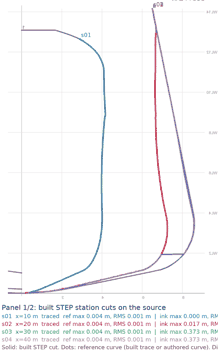
#> input picture tests/fixtures/exports/shipd-1-00679-L0/task/domain/renders/eea3af153b0c4bc1a1d615d5be3fbf9b/station-overlay-00.png, 218 x 360 px
$ python -i intake.py   (imports and definitions only)
#> lines starting #> are read from the running program, lines starting #| are printed output that depends on the picture; after the words box and inside, x2 and y2 are one past the last pixel; in counts of white or black regions, pixels touching at a corner belong together
"""Intake of a dropped drawing set: pages, proposed view regions, and a run spec.

The desktop app calls this module (through app/core/src/intake.rs) so that a
person never writes a spec file:

    python -m vessel_reconstruction.intake prepare --out DIR [--render-dpi N] FILE...
    python -m vessel_reconstruction.intake write-spec --preview PREVIEW.json --out DIR
    python -m vessel_reconstruction.intake render-page --file FILE --page N --max-side PX

``prepare`` renders every page (PDF pages through ingest._read_image, rasters
with Pillow), reads its size and dpi, runs the sheet survey and proposes view
regions with a label and a confidence. It never refuses a page: a page without a
recognised view gets one ``other`` region and a warning.

``write-spec`` takes the preview after the person's edits, copies the source
files into DIR/sources, and writes DIR/intake.json (all pages and regions) and
DIR/spec.json. The spec is sheet-only (``sections: []``): in a live draft run
the model reads stations and scale in phase 1 and the domain materializes the
sections from that reading (materialize.py). No calibration is guessed here.

Labels are code proposals from ink layout, not certified view identities.
"""
from __future__ import annotations

import argparse
import base64
import hashlib
import io
import json
import re
import shutil
import sys
from pathlib import Path

import numpy as np
from PIL import Image, ImageSequence
from scipy import ndimage

PREVIEW_SCHEMA = "marinaframe.intake.preview/1"
INTAKE_SCHEMA = "marinaframe.intake/1"
LABELS = ("body_plan", "half_breadth", "profile", "title_block", "other")
PDF_SUFFIXES = {".pdf"}
RASTER_SUFFIXES = {".png", ".tif", ".tiff", ".jpg", ".jpeg"}
# PDF pages are rendered at this resolution unless the caller asks otherwise.
DEFAULT_RENDER_DPI = 200
# Below this scan resolution thin lines lose detail.
LOW_DPI = 200
# Images smaller than this (longest side, pixels) give little room for lines.
SMALL_IMAGE_SIDE = 1000
# Region detection works on a copy with this longest side.
WORK_SIDE = 1200
THUMBNAIL_SIDE = 320
# Page previews of the app's Sources tab (render-page): a list thumbnail up to a large view.
MIN_PREVIEW_SIDE = 64
MAX_PREVIEW_SIDE = 4096
# Ink is darker than this grey level (0 black, 255 white).
INK_LEVEL = 160
# A view's region also takes in the light marks (grid lines, axes) touching its
# dark ink, so that it holds its datum lines and not only its curves.
GROUP_LEVEL = 235
# On a grey scan both levels follow the paper (its PAPER_PERCENTILE grey level):
# ink at least INK_CONTRAST, light marks at least LIGHT_CONTRAST darker.
PAPER_PERCENTILE = 90
INK_CONTRAST = 80
LIGHT_CONTRAST = 20
# Ink components smaller than this (work pixels) are scan specks.
SPECK_PIXELS = 4
# Light marks are searched at most this many box sizes around the dark ink.
LIGHT_GROWTH = 1.0
# A row or column with more ink than this fraction is a border or frame line.
FRAME_LINE_FRACTION = 0.5
# Ink is grouped into views by closing gaps of this fraction of the page side.
GROUP_GAP_FRACTION = 0.015
# Groups smaller than this fraction of the page are text or specks.
MIN_REGION_FRACTION = 0.002
# A view this many times wider than tall is a profile or half-breadth plan.
ELONGATED_ASPECT = 2.2
# Smallest share of the page for a body plan panel.
MIN_BODY_FRACTION = 0.01
# A body plan panel (one station or a half body plan) can be tall and narrow.
MIN_BODY_ASPECT = 0.3
# A title block is at most this share of the page.
MAX_TITLE_FRACTION = 0.15
# Text boxes per megapixel of region above which a region reads as text.
TEXT_DENSITY = 120.0
# A frame line covers more than this fraction of each side of a framed block.
FRAME_SIDE_FRACTION = 0.8
# Share of the box size searched inward from each side for a frame line.
FRAME_SEARCH_FRACTION = 0.08


class IntakeError(ValueError):
    """A file that cannot be read at all (the other pages still continue)."""


# ------------------------------------------------------------------ pages
# [98 lines left out: functions _dpi_of, _on_paper, _pdf_pages, _raster_pages, read_pages, render_page and 1 more, not called in this run]


# ------------------------------------------------------------------ regions
def _gray(image: np.ndarray) -> np.ndarray:
    return image.mean(axis=2) if image.ndim == 3 else image.astype(float)


def ink_levels(gray: np.ndarray) -> tuple[float, float]:
    """Grey levels below which a page is dark ink and light marks (grid, axes).

    A scan's paper is grey and noisy, not white: both levels sit at least
    INK_CONTRAST and LIGHT_CONTRAST below the paper, and never above the
    levels of a clean white sheet.
    """
    paper = float(np.percentile(gray, PAPER_PERCENTILE))
    return min(INK_LEVEL, paper - INK_CONTRAST), min(GROUP_LEVEL, paper - LIGHT_CONTRAST)


def ink_groups(image: np.ndarray) -> list[list[int]]:
    """Boxes (page pixels) of the separate ink groups on the page, largest first."""
    height, width = image.shape[:2]
    step = max(1, int(np.ceil(max(height, width) / WORK_SIDE)))
    gray = _gray(image)[::step, ::step]
    ink_level, light_level = ink_levels(gray)
    ink = gray < ink_level
    # Scan specks would bridge the gaps between views.
    labels, _ = ndimage.label(ink, structure=np.ones((3, 3)))
    sizes = np.bincount(labels.ravel())
    ink &= (sizes >= SPECK_PIXELS)[labels]
    # Sheet borders and frames would join every view into one group.
    ink[ink.mean(axis=1) > FRAME_LINE_FRACTION, :] = False
    ink[:, ink.mean(axis=0) > FRAME_LINE_FRACTION] = False
    gap = max(3, round(GROUP_GAP_FRACTION * max(ink.shape)))
    grouped = ndimage.binary_closing(ink, structure=np.ones((gap, gap)))
    grouped = ndimage.binary_dilation(grouped, structure=np.ones((gap // 2 + 1, gap // 2 + 1)))
    labels, _ = ndimage.label(grouped)
    boxes = []
    minimum = MIN_REGION_FRACTION * ink.shape[0] * ink.shape[1]
    for found in ndimage.find_objects(labels):
        if found is None:
            continue
        rows, cols = found
        if (rows.stop - rows.start) * (cols.stop - cols.start) < minimum:
            continue
        boxes.append([cols.start, rows.start, cols.stop, rows.stop])
    boxes = _merge_overlapping([_with_light_marks(gray, box, light_level) for box in boxes])
    boxes = [[b[0] * step, b[1] * step, min(width, b[2] * step), min(height, b[3] * step)] for b in boxes]
    return sorted(boxes, key=lambda b: (b[2] - b[0]) * (b[3] - b[1]), reverse=True)


def _with_light_marks(gray: np.ndarray, box: list[int], light_level: float = GROUP_LEVEL) -> list[int]:
    """Grow a dark-ink box over the light grid and axes it touches.

    Grid lines are lighter than hull lines; a view's region must hold them, since
    the datums (centreline, baseline) are drawn there. The search stays within
    LIGHT_GROWTH times the box size, so paper noise cannot grow it far.
    """
    left, top, right, bottom = box
    grow_x, grow_y = int(LIGHT_GROWTH * (right - left)), int(LIGHT_GROWTH * (bottom - top))
    window = [max(0, left - grow_x), max(0, top - grow_y),
              min(gray.shape[1], right + grow_x), min(gray.shape[0], bottom + grow_y)]
    light = gray[window[1]:window[3], window[0]:window[2]] < light_level
    labels, _ = ndimage.label(light, structure=np.ones((3, 3)))
    inner = labels[top - window[1]:bottom - window[1], left - window[0]:right - window[0]]
    touching = set(np.unique(inner)) - {0}
    if not touching:
        return box
    rows, cols = np.nonzero(np.isin(labels, list(touching)))
    grown = [window[0] + int(cols.min()), window[1] + int(rows.min()),
             window[0] + int(cols.max()) + 1, window[1] + int(rows.max()) + 1]
    # Light marks touching from everywhere (paper noise of a degraded scan) fill
    # the whole search window; keep the dark-ink box then.
    if grown[0] <= window[0] and grown[1] <= window[1] and grown[2] >= window[2] and grown[3] >= window[3] \
            and (left, top, right, bottom) != tuple(window):
        return box
    return [min(grown[0], left), min(grown[1], top), max(grown[2], right), max(grown[3], bottom)]


def _merge_overlapping(boxes: list[list[int]]) -> list[list[int]]:
    merged = [list(b) for b in boxes]
    changed = True
    while changed:
        changed = False
        for i in range(len(merged)):
            for j in range(i + 1, len(merged)):
                a, b = merged[i], merged[j]
                if a[0] < b[2] and b[0] < a[2] and a[1] < b[3] and b[1] < a[3]:
                    merged[i] = [min(a[0], b[0]), min(a[1], b[1]), max(a[2], b[2]), max(a[3], b[3])]
                    del merged[j]
                    changed = True
                    break
            if changed:
                break
    return merged


# [169 lines left out: functions _survey, framed, _features, classify, page_warnings, survey_page and 4 more, not called in this run]


# ------------------------------------------------------------------ write spec
def _sha256(path: Path) -> str:
    return hashlib.sha256(path.read_bytes()).hexdigest()


def _slug(text: str) -> str:
    slug = re.sub(r"[^a-z0-9]+", "-", str(text or "").lower()).strip("-")
    return slug[:64] or "vessel"


# [46 lines left out: functions spec_page, _copy_sources, _spec_source, not called in this run]


# A reduced source fills this share of the worker's pixel budget (margin for rounding).
REDUCED_SHARE_OF_BUDGET = 0.98


def _worker_pixel_budget() -> int:
    from .resources import DEFAULT_POLICY
    return DEFAULT_POLICY.pixels


# [121 lines left out: functions _reduced_source, _constraints, _body_plan_reading, write_spec, main, not called in this run]


# [2 lines not run here, left out]

>>> import cv2
>>> picture = cv2.imread('../../tests/fixtures/exports/shipd-1-00679-L0/task/domain/renders/eea3af153b0c4bc1a1d615d5be3fbf9b/station-overlay-00.png', cv2.IMREAD_GRAYSCALE)
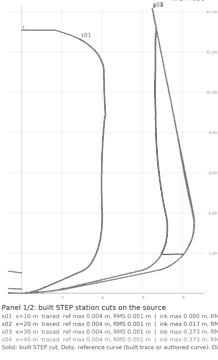
#> picture: shape (360, 218); min 115, max 255, mean 248.4
>>> result = ink_groups(picture)
#> in ink_levels, `paper = float(np.percentile(gray, PAPER_PERCENTILE))`: paper = 255
#> in ink_groups, `ink_level, light_level = ink_levels(gray)`: ink_level = 160; light_level = 235
#> in ink_groups, `ink = gray < ink_level`:
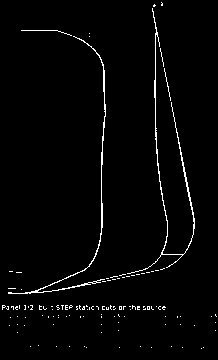
#> ink: shape (360, 218) bool; 2.2% white in thin lines or dots
#> in ink_groups, `labels, _ = ndimage.label(ink, structure=np.ones((3, 3)))`: labels: shape (360, 218) int32; 121 distinct labels, from 0 to 120
#> in ink_groups, `sizes = np.bincount(labels.ravel())`: sizes = 121 values, max 76768 at index 0, min 1 at index 5, mean 648.6
#> in ink_groups, `ink &= (sizes >= SPECK_PIXELS)[labels]`:
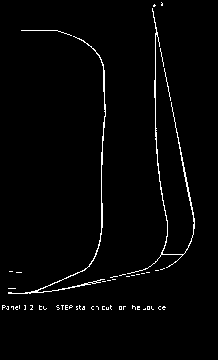
#> ink: shape (360, 218) bool; 2.1% white in thin lines or dots, all inside (x1, y1, x2, y2) = (2, 2, 195, 310)
#> in ink_groups, `grouped = ndimage.binary_closing(ink, structure=np.ones((gap, gap)))`: grouped: shape (360, 218) bool; 2.7% white; 16 white regions (5 under 20 px), largest, box (x1, y1, x2, y2) and area: (119, 4, 195, 277) 817, (8, 36, 118, 294) 705, (2, 305, 33, 310) 135
#> in ink_groups, `grouped = ndimage.binary_dilation(grouped, structure=np.ones((gap // 2..`: grouped: shape (360, 218) bool; 6.2% white; 11 white regions (1 under 20 px), largest, box (x1, y1, x2, y2) and area: (7, 3, 196, 295) 3984, (1, 304, 34, 311) 215, (55, 304, 86, 311) 193
#> in ink_groups, `labels, _ = ndimage.label(grouped)`: labels: shape (360, 218) int32; 12 distinct labels, from 0 to 11
#> the loop in ink_groups, `for found in ndimage.find_objects(labels):` made 11 passes
#> after the loop in ink_groups, `for found in ndimage.find_objects(labels):`: boxes = [[7, 3, 196, 295], [1, 304, 34, 311], [55, 304, 86, 311], [90, 304, 113, 311], [131, 304, 155, 311]]
#> in _with_light_marks, `light = gray[window[1]:window[3], window[0]:window[2]] < light_level`: light: shape (360, 218) bool; 8.4% white in thin lines or dots
#> in _with_light_marks, `labels, _ = ndimage.label(light, structure=np.ones((3, 3)))`: labels: shape (360, 218) int32; 147 distinct labels, from 0 to 146
#> in _with_light_marks, `inner = labels[top - window[1]:bottom - window[1], left - window[0]:ri..`:
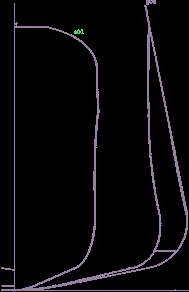
#> inner: shape (292, 189) int32; 3 distinct labels, from 0 to 12; one colour per label, 0 black
#> in _with_light_marks, `touching = set(np.unique(inner)) - {0}`: touching = 2 items
#> in _with_light_marks, `rows, cols = np.nonzero(np.isin(labels, list(touching)))`: rows = 3154 values from 2 to 295; cols = 3154 values, max 204 at index 3151, min 8 at index 2324, mean 115.7
#> in _with_light_marks, `grown = [window[0] + int(cols.min()), window[1] + int(rows.min()), win..`: grown = [8, 2, 205, 296]
#> in _with_light_marks (call 2), `light = gray[window[1]:window[3], window[0]:window[2]] < light_level`: light: shape (21, 67) bool; 26.4% white; 12 white regions (6 under 20 px), largest, box (x1, y1, x2, y2) and area: (2, 7, 21, 13) 74, (38, 7, 54, 13) 66, (41, 17, 59, 21) 50, (56, 7, 67, 13) 46, (23, 7, 36, 14) 43, (24, 17, 31, 21) 22
#> in _with_light_marks (call 2), `labels, _ = ndimage.label(light, structure=np.ones((3, 3)))`: labels: shape (21, 67) int32; 13 distinct labels, from 0 to 12
#> call 3 of _with_light_marks, with light_level = 235
#> in _with_light_marks (call 3), `left, top, right, bottom = box`: left = 55; right = 86
#> in _with_light_marks (call 3), `grow_x, grow_y = int(LIGHT_GROWTH * (right - left)), int(LIGHT_GROWTH ..`: grow_x = 31
#> in _with_light_marks (call 3), `window = [max(0, left - grow_x), max(0, top - grow_y), min(gray.shape[..`: window = [24, 297, 117, 318]
#> in _with_light_marks (call 3), `light = gray[window[1]:window[3], window[0]:window[2]] < light_level`: light: shape (21, 93) bool; 27.5% white in thin lines or dots
#> in _with_light_marks (call 3), `labels, _ = ndimage.label(light, structure=np.ones((3, 3)))`:
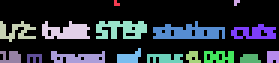
#> labels: shape (21, 93) int32 (shown 3 times larger); 17 distinct labels, from 0 to 16; one colour per label, 0 black
#> in _with_light_marks (call 3), `rows, cols = np.nonzero(np.isin(labels, list(touching)))`: rows = 162 values from 7 to 12; cols = 162 values, max 74 at index 67, min 32 at index 12, mean 52.36
#> in _with_light_marks (call 3), `grown = [window[0] + int(cols.min()), window[1] + int(rows.min()), win..`: grown = [56, 304, 99, 310]
#> call 4 of _with_light_marks, with light_level = 235
#> in _with_light_marks (call 4), `left, top, right, bottom = box`: left = 90; right = 113
#> in _with_light_marks (call 4), `grow_x, grow_y = int(LIGHT_GROWTH * (right - left)), int(LIGHT_GROWTH ..`: grow_x = 23
#> in _with_light_marks (call 4), `window = [max(0, left - grow_x), max(0, top - grow_y), min(gray.shape[..`: window = [67, 297, 136, 318]
#> in _with_light_marks (call 4), `light = gray[window[1]:window[3], window[0]:window[2]] < light_level`: light: shape (21, 69) bool; 27.5% white in thin lines or dots
#> in _with_light_marks (call 4), `labels, _ = ndimage.label(light, structure=np.ones((3, 3)))`:
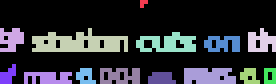
#> labels: shape (21, 69) int32 (shown 4 times larger); 15 distinct labels, from 0 to 14; one colour per label, 0 black
#> in _with_light_marks (call 4), `rows, cols = np.nonzero(np.isin(labels, list(touching)))`: rows = 138 values from 7 to 12; cols = 138 values, max 48 at index 43, min 8 at index 8, mean 27.01
#> in _with_light_marks (call 4), `grown = [window[0] + int(cols.min()), window[1] + int(rows.min()), win..`: grown = [75, 304, 116, 310]
#> in _with_light_marks (call 5), `left, top, right, bottom = box`: left = 131; right = 155
#> in _with_light_marks (call 5), `grow_x, grow_y = int(LIGHT_GROWTH * (right - left)), int(LIGHT_GROWTH ..`: grow_x = 24
#> in _with_light_marks (call 5), `window = [max(0, left - grow_x), max(0, top - grow_y), min(gray.shape[..`: window = [107, 297, 179, 318]
#> in _with_light_marks (call 5), `light = gray[window[1]:window[3], window[0]:window[2]] < light_level`: light: shape (21, 72) bool; 23.1% white in thin lines or dots
#> in _with_light_marks (call 5), `labels, _ = ndimage.label(light, structure=np.ones((3, 3)))`:
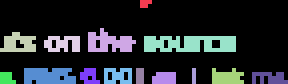
#> labels: shape (21, 72) int32 (shown 4 times larger); 15 distinct labels, from 0 to 14; one colour per label, 0 black
#> in _with_light_marks (call 5), `rows, cols = np.nonzero(np.isin(labels, list(touching)))`: rows = 120 values from 7 to 12; cols = 120 values, max 58 at index 34, min 22 at index 1, mean 39.67
#> in _with_light_marks (call 5), `grown = [window[0] + int(cols.min()), window[1] + int(rows.min()), win..`: grown = [129, 304, 166, 310]
#> in _merge_overlapping, `merged = [list(b) for b in boxes]`: merged = [[7, 2, 205, 296], [1, 304, 36, 311], [55, 304, 99, 311], [75, 304, 116, 311], [129, 304, 166, 311]]
#> after the loop in _merge_overlapping, `while changed:`: merged = [[7, 2, 205, 296], [1, 304, 36, 311], [55, 304, 116, 311], [129, 304, 166, 311]]
#> in ink_groups, `boxes = _merge_overlapping([_with_light_marks(gray, box, light_level) ..`: boxes has the same summary as merged in _merge_overlapping
#> result = [[7, 2, 205, 296], [55, 304, 116, 311], [129, 304, 166, 311], [1, 304, 36, 311]]

$ run again, on app/ui/mock/files/crop-st12.png
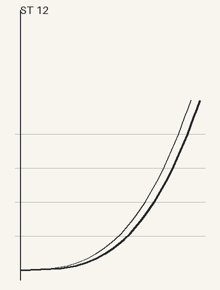
#> input picture app/ui/mock/files/crop-st12.png, 220 x 290 px
#> paper = 244
#> ink_level = 160; light_level = 224
#> in ink_groups, `ink = gray < ink_level`:
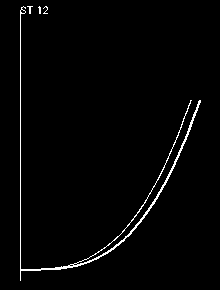
#> ink: shape (290, 220) bool; 1.8% white in thin lines or dots, all inside (x1, y1, x2, y2) = (20, 6, 201, 281)
#> sizes = [62620, 1128, 20, 16, 16]
#> the loop in ink_groups, `for found in ndimage.find_objects(labels):` made 3 passes
#> after the loop in ink_groups, `for found in ndimage.find_objects(labels):`: boxes = [[20, 5, 34, 15], [20, 99, 202, 272]]
#> light: shape (25, 42) bool; 11.4% white in thin lines or dots, all inside (x1, y1, x2, y2) = (14, 6, 42, 25)
#> touching = 2 items
#> rows = 73 values from 6 to 24; cols = 73 values, max 27 at index 9, min 14 at index 34, mean 18.81
#> grown = [20, 6, 34, 25]
#> left = 20; top = 99; right = 202; bottom = 272
#> grow_x = 182; grow_y = 173
#> window = [0, 0, 220, 290]
#> light: shape (290, 220) bool; 3.5% white in thin lines or dots, all inside (x1, y1, x2, y2) = (15, 6, 205, 281)
#> in _with_light_marks (call 2), `inner = labels[top - window[1]:bottom - window[1], left - window[0]:ri..`:
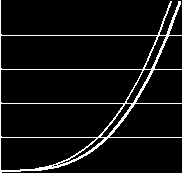
#> inner: shape (173, 182) int32; values 0 (black) and 1 (white), 6.2% white in thin lines or dots
#> touching = 1 item
#> rows = 2132 values from 6 to 280; cols = 2132 values, max 204 at index 519, min 15 at index 330, mean 109.6
#> grown = [15, 6, 205, 281]
#> in _merge_overlapping, `merged = [list(b) for b in boxes]`: merged = [[20, 5, 34, 25], [15, 6, 205, 281]]
#> after the loop in _merge_overlapping, `while changed:`: merged = [[15, 5, 205, 281]]

$ run again, on app/ui/mock/files/crop-st20.png
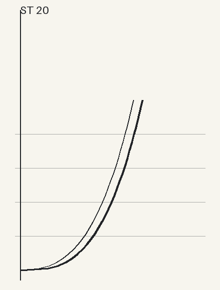
#> input picture app/ui/mock/files/crop-st20.png, 220 x 290 px
#> paper = 244
#> ink_level = 160; light_level = 224
#> in ink_groups, `ink = gray < ink_level`:
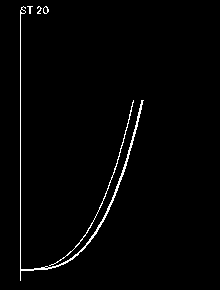
#> ink: shape (290, 220) bool; 1.7% white in thin lines or dots, all inside (x1, y1, x2, y2) = (20, 6, 144, 281)
#> sizes = [62706, 805, 20, 19, 22, 228]
#> the loop in ink_groups, `for found in ndimage.find_objects(labels):` made 3 passes
#> after the loop in ink_groups, `for found in ndimage.find_objects(labels):`: boxes = [[20, 5, 34, 15], [36, 5, 50, 15], [20, 99, 145, 272]]
#> light: shape (25, 42) bool; 12.3% white in thin lines or dots, all inside (x1, y1, x2, y2) = (14, 6, 42, 25)
#> touching = 2 items
#> rows = 73 values from 6 to 24; cols = 73 values, max 27 at index 9, min 14 at index 34, mean 18.81
#> grown = [20, 6, 34, 25]
#> light: shape (25, 42) bool; 10.8% white in thin lines or dots, all inside (x1, y1, x2, y2) = (0, 6, 27, 15)
#> left = 20; top = 99; right = 145; bottom = 272
#> grow_x = 125; grow_y = 173
#> window = [0, 0, 220, 290]
#> light: shape (290, 220) bool; 3.3% white in thin lines or dots, all inside (x1, y1, x2, y2) = (15, 6, 205, 281)
#> in _with_light_marks (call 3), `inner = labels[top - window[1]:bottom - window[1], left - window[0]:ri..`:
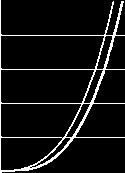
#> inner: shape (173, 125) int32; values 0 (black) and 1 (white), 7.4% white in thin lines or dots
#> touching = 1 item
#> rows = 2000 values from 6 to 280; cols = 2000 values, max 204 at index 501, min 15 at index 312, mean 91.5
#> grown = [15, 6, 205, 281]
#> in _merge_overlapping, `merged = [list(b) for b in boxes]`: merged = [[20, 5, 34, 25], [36, 5, 50, 15], [15, 6, 205, 281]]
#> after the loop in _merge_overlapping, `while changed:`: merged = [[15, 5, 205, 281]]
